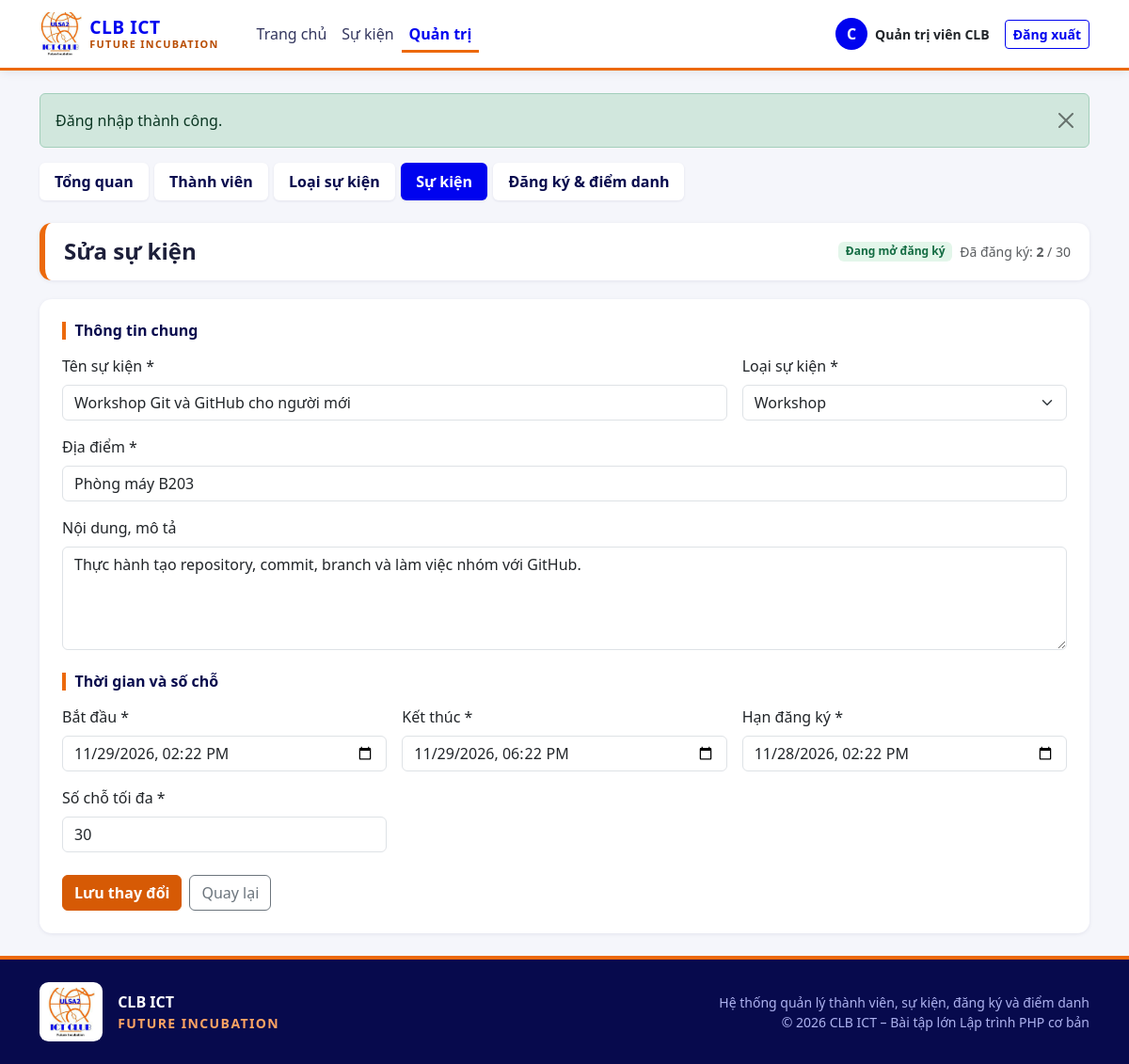
Page /clb/admin/event_form.php?id=2 (signed in) on the committed database.
### tables this page shows
CREATE TABLE events (
  id                    INT UNSIGNED NOT NULL AUTO_INCREMENT,
  category_id           INT UNSIGNED NOT NULL,
  title                 VARCHAR(200) NOT NULL,
  description           TEXT         NULL,
  location              VARCHAR(200) NOT NULL,
  start_time            DATETIME     NOT NULL,
  end_time              DATETIME     NOT NULL,
  registration_deadline DATETIME     NOT NULL,
  max_participants      INT UNSIGNED NOT NULL,
  status                ENUM('open','closed','finished','cancelled') NOT NULL DEFAULT 'open',
  PRIMARY KEY (id),
  KEY idx_events_start_time (start_time),
  KEY idx_events_status (status),
  KEY idx_events_category (category_id),
  CONSTRAINT chk_events_max CHECK (max_participants > 0),
  CONSTRAINT chk_events_time CHECK (end_time > start_time),
  CONSTRAINT chk_events_deadline CHECK (registration_deadline <= start_time),
  CONSTRAINT fk_events_category
    FOREIGN KEY (category_id) REFERENCES event_categories(id)
    ON DELETE RESTRICT ON UPDATE CASCADE
);

CREATE TABLE event_categories (
  id   INT UNSIGNED NOT NULL AUTO_INCREMENT,
  name VARCHAR(100) NOT NULL,
  PRIMARY KEY (id),
  UNIQUE KEY uq_event_categories_name (name)
);

### clb/config/database.php (called while the page is built, shortened)
<?php
function db(): PDO
{
    static $pdo = null;
    if ($pdo === null) {
        $dsn = 'mysql:host=' . DB_HOST . ';dbname=' . DB_NAME . ';charset=utf8mb4';
        try {
            $pdo = new PDO($dsn, DB_USER, DB_PASS, [
                PDO::ATTR_ERRMODE            => PDO::ERRMODE_EXCEPTION,
                PDO::ATTR_DEFAULT_FETCH_MODE => PDO::FETCH_ASSOC,
                PDO::ATTR_EMULATE_PREPARES   => false,
            ]);
        } catch (PDOException $e) {
            error_log('DB connect error: ' . $e->getMessage());
            http_response_code(500);
            exit('Không kết nối được cơ sở dữ liệu. Hãy bật MySQL trong XAMPP và kiểm tra config/config.php.');
        }
    }
    return $pdo;
}

### clb/admin/event_form.php (the view, shortened to what this page needs)
<?php
$id     = (int)($_GET['id'] ?? $_POST['id'] ?? 0);
$isEdit = $id > 0;
$event  = null;
if ($isEdit) {
    $st = db()->prepare(
        "SELECT e.*,
                (SELECT COUNT(*) FROM registrations r
                  WHERE r.event_id = e.id AND r.status = 'registered') AS registered_count
         FROM events e WHERE e.id = ?"
    );
    $st->execute([$id]);
    $event = $st->fetch();
}
$categories = db()->query('SELECT id, name FROM event_categories ORDER BY name')->fetchAll();
$eff        = $event ? event_effective_status($event) : 'open';
$readonly   = $isEdit && in_array($eff, ['finished', 'cancelled'], true);
$registered = $event ? (int)$event['registered_count'] : 0;
$pageTitle  = $isEdit ? ($readonly ? 'Xem sự kiện' : 'Sửa sự kiện') : 'Thêm sự kiện';
$errors     = [];
$form = [
    'category_id' => '', 'title' => '', 'description' => '', 'location' => '',
    'start_time' => '', 'end_time' => '', 'registration_deadline' => '', 'max_participants' => '',
];
if ($event) {
    $form = [
        'category_id'           => (string)$event['category_id'],
        'title'                 => $event['title'],
        'description'           => (string)$event['description'],
        'location'              => $event['location'],
        'start_time'            => to_input_datetime($event['start_time']),
        'end_time'              => to_input_datetime($event['end_time']),
        'registration_deadline' => to_input_datetime($event['registration_deadline']),
        'max_participants'      => (string)$event['max_participants'],
    ];
}
require __DIR__ . '/../includes/header.php';
require __DIR__ . '/../includes/admin_nav.php';
?>
<div class="page-head">
    <h1 class="h4"><?= e($pageTitle) ?></h1>
    <?php if ($isEdit): ?>
        <div class="d-flex align-items-center gap-2">
            <?= event_status_badge($eff) ?>
            <span class="small text-muted">Đã đăng ký: <strong><?= $registered ?></strong> / <?= (int)$event['max_participants'] ?></span>
        </div>
    <?php endif; ?>
</div>
<div class="card">
    <div class="card-body p-4">
        <form method="post" novalidate>
            <fieldset <?= $readonly ? 'disabled' : '' ?>>
                <h2 class="h6 form-section-title">Thông tin chung</h2>
                <div class="row g-3 mb-4">
                    <div class="col-md-8">
                        <label class="form-label" for="title">Tên sự kiện *</label>
                        <input type="text" class="form-control<?= invalid_class($errors, 'title') ?>"
                               id="title" name="title" maxlength="200" required value="<?= e($form['title']) ?>">
                    </div>
                    <div class="col-md-4">
                        <label class="form-label" for="category_id">Loại sự kiện *</label>
                        <select class="form-select<?= invalid_class($errors, 'category_id') ?>"
                                id="category_id" name="category_id" required>
                            <?php foreach ($categories as $c): ?>
                                <option value="<?= (int)$c['id'] ?>"
                                    <?= $form['category_id'] === (string)$c['id'] ? 'selected' : '' ?>>
                                    <?= e($c['name']) ?>
                                </option>
                            <?php endforeach; ?>
                        </select>
                    </div>
                    <div class="col-12">
                        <label class="form-label" for="location">Địa điểm *</label>
                        <input type="text" class="form-control<?= invalid_class($errors, 'location') ?>"
                               id="location" name="location" maxlength="200" required value="<?= e($form['location']) ?>">
                    </div>
                    <div class="col-12">
                        <label class="form-label" for="description">Nội dung, mô tả</label>
                        <textarea class="form-control<?= invalid_class($errors, 'description') ?>"
                                  id="description" name="description" rows="4" maxlength="5000"><?= e($form['description']) ?></textarea>
                    </div>
                </div>
                <h2 class="h6 form-section-title">Thời gian và số chỗ</h2>
                <div class="row g-3">
                    <div class="col-md-4">
                        <label class="form-label" for="start_time">Bắt đầu *</label>
                        <input type="datetime-local" class="form-control<?= invalid_class($errors, 'start_time') ?>"
                               id="start_time" name="start_time" required value="<?= e($form['start_time']) ?>">
                    </div>
                    <div class="col-md-4">
                        <label class="form-label" for="end_time">Kết thúc *</label>
                        <input type="datetime-local" class="form-control<?= invalid_class($errors, 'end_time') ?>"
                               id="end_time" name="end_time" required value="<?= e($form['end_time']) ?>">
                    </div>
                    <div class="col-md-4">
                        <label class="form-label" for="registration_deadline">Hạn đăng ký *</label>
                        <input type="datetime-local" class="form-control<?= invalid_class($errors, 'registration_deadline') ?>"
                               id="registration_deadline" name="registration_deadline" required
                               value="<?= e($form['registration_deadline']) ?>">
                    </div>
                    <div class="col-md-4">
                        <label class="form-label" for="max_participants">Số chỗ tối đa *</label>
                        <input type="number" class="form-control<?= invalid_class($errors, 'max_participants') ?>"
                               id="max_participants" name="max_participants" min="1" max="10000" required
                               value="<?= e($form['max_participants']) ?>">
                    </div>
                </div>
            </fieldset>
            <div class="d-flex gap-2 mt-4">
                <?php if (!$readonly): ?>
                    <button type="submit" class="btn btn-primary"><?= $isEdit ? 'Lưu thay đổi' : 'Thêm sự kiện' ?></button>
                <?php endif; ?>
                <a class="btn btn-outline-secondary" href="<?= e(url('admin/events.php')) ?>">Quay lại</a>
            </div>
        </form>
    </div>
</div>
<?php require __DIR__ . '/../includes/footer.php'; ?>

### clb/assets/css/style.css (style rules this page uses)
:root { --brand-orange: #EC690C; --brand-orange-dark: #B84C02; --brand-orange-soft: #FDEBDD; --brand-blue: #0003EF; --brand-blue-dark: #0A0C8C; --brand-navy: #070A4D; --brand-blue-soft: #E8E9FF; --bs-primary: #D65A05; --bs-primary-rgb: 214, 90, 5; --bs-link-color: #0003EF; --bs-link-color-rgb: 0, 3, 239; --bs-link-hover-color: #0A0C8C; --bs-link-hover-color-rgb: 10, 12, 140; }
body { background-color: #F5F6FB; color: #1d1f3a; }
h1, h2, h3, h4, h5, h6 { color: var(--brand-navy); }
.btn-primary { --bs-btn-bg: #D65A05; --bs-btn-border-color: #D65A05; --bs-btn-hover-bg: #B84C02; --bs-btn-hover-border-color: #B84C02; --bs-btn-active-bg: #A64402; --bs-btn-active-border-color: #A64402; --bs-btn-disabled-bg: #D65A05; --bs-btn-disabled-border-color: #D65A05; --bs-btn-focus-shadow-rgb: 214, 90, 5; font-weight: 600; }
.card { border: 0; border-radius: .8rem; box-shadow: 0 1px 4px rgba(7, 10, 77, .08); }
.page-head { display: flex; align-items: center; justify-content: space-between; flex-wrap: wrap; gap: .5rem; padding: 1rem 1.25rem; margin-bottom: 1.25rem; background: #fff; border-radius: .8rem; border-left: 6px solid var(--brand-orange); box-shadow: 0 1px 4px rgba(7, 10, 77, .08); }
.page-head h1 { margin: 0; font-weight: 800; }
.form-section-title { font-weight: 700; color: var(--brand-navy); border-left: 4px solid var(--brand-orange); padding-left: .6rem; margin-bottom: 1rem; }

### rows in the picture
events: max_participants "30", title "Workshop Git và GitHub cho người mới", category_id "Workshop", location "Phòng máy B203", description "Thực hành tạo repository, commit, branch và làm việc nhóm với GitHub."

### other values in the picture
APP_NAME "CLB ICT"
APP_TAGLINE "FUTURE INCUBATION"
$initial "C"
$user['full_name'] "Quản trị viên CLB"
$f['msg'] "Đăng nhập thành công."
$label "Tổng quan"
$label "Thành viên"
$label "Loại sự kiện"
$label "Sự kiện"
$label "Đăng ký & điểm danh"
$pageTitle "Sửa sự kiện"
event_status_label($s) "Đang mở đăng ký"
$registered "2"
